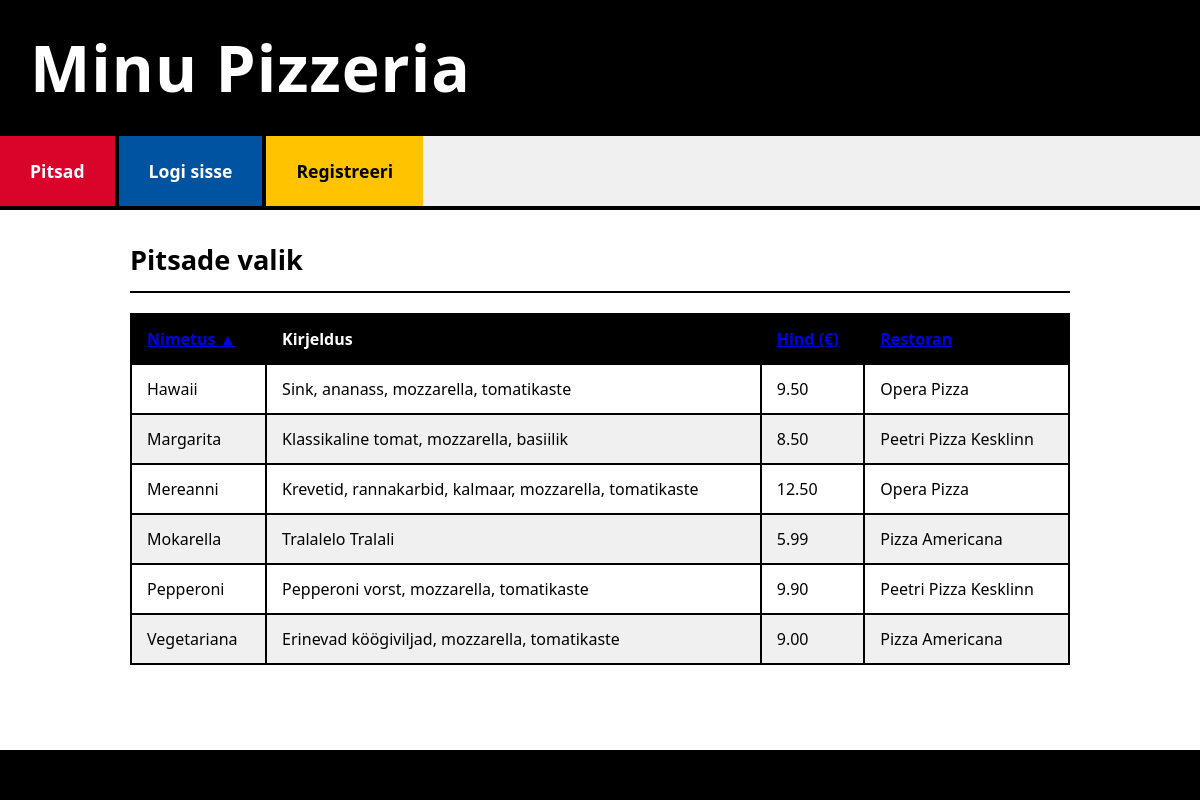
/ulesanne/pizzas_list.php, run on the app's committed database.
### tables this page shows
CREATE TABLE `pitsad` (
  `PitsaID` int(11) NOT NULL,
  `Nimetus` varchar(100) NOT NULL,
  `Kirjeldus` text DEFAULT NULL,
  `Hind` decimal(10,2) NOT NULL,
  `RestoranID` int(11) DEFAULT NULL
);

CREATE TABLE `pitsarestoranid` (
  `RestoranID` int(11) NOT NULL,
  `Nimi` varchar(255) NOT NULL,
  `Aadress` text DEFAULT NULL,
  `Telefon` varchar(50) DEFAULT NULL,
  `AvatudAlates` time DEFAULT NULL,
  `AvatudKuni` time DEFAULT NULL
);

### ulesanne/abifunktsioonid.php (called while the page is built, shortened)
<?php
function on_sisse_logitud() {
    return isset($_SESSION['kasutaja_id']);
}
function saa_koik_pitsad($sort_column = 'p.Nimetus', $sort_direction = 'ASC') {
    global $yhendus;
    $pitsad = [];
    $allowed_sort_columns = ['p.Nimetus', 'p.Hind', 'pr.Nimi'];
    $allowed_sort_directions = ['ASC', 'DESC'];
    $sql = "SELECT p.*, pr.Nimi as RestoraniNimi
            FROM pitsad p
            LEFT JOIN pitsarestoranid pr ON p.RestoranID = pr.RestoranID
            ORDER BY " . $yhendus->real_escape_string($sort_column) . " " . $yhendus->real_escape_string($sort_direction);
    $result = $yhendus->query($sql);
    if ($result->num_rows > 0) {
        while ($row = $result->fetch_assoc()) {
            $pitsad[] = $row;
        }
    }
    return $pitsad;
}
?>

### ulesanne/pizzas_list.php (the view, shortened to what this page needs)
<?php
require_once('conf3.php');
require_once('abifunktsioonid.php');
$sort_column = isset($_GET['sort']) ? $_GET['sort'] : 'p.Nimetus';
$sort_direction = isset($_GET['dir']) ? strtoupper($_GET['dir']) : 'ASC';
$allowed_get_sort_columns = [
    'nimetus' => 'p.Nimetus',
    'hind' => 'p.Hind',
    'restoran' => 'pr.Nimi'
];
if (isset($allowed_get_sort_columns[$sort_column])) {
    $db_sort_column = $allowed_get_sort_columns[$sort_column];
} else {
    $db_sort_column = 'p.Nimetus';
}
$pitsad = saa_koik_pitsad($db_sort_column, $sort_direction);
require_once('header.php');
?>
    <div class="content-block">
        <h2>Pitsade valik</h2>
        <?php if (!empty($pitsad)): ?>
            <table>
                <thead>
                <tr>
                    <th>
                        <a href="pizzas_list.php?sort=nimetus&dir=<?php echo ($sort_column == 'nimetus' && $sort_direction == 'ASC') ? 'DESC' : 'ASC'; ?>">
                            Nimetus <?php if ($sort_column == 'nimetus') echo ($sort_direction == 'ASC' ? '▲' : '▼'); ?>
                        </a>
                    </th>
                    <th>Kirjeldus</th>
                    <th>
                        <a href="pizzas_list.php?sort=hind&dir=<?php echo ($sort_column == 'hind' && $sort_direction == 'ASC') ? 'DESC' : 'ASC'; ?>">
                            Hind (€) <?php if ($sort_column == 'hind') echo ($sort_direction == 'ASC' ? '▲' : '▼'); ?>
                        </a>
                    </th>
                    <th>
                        <a href="pizzas_list.php?sort=restoran&dir=<?php echo ($sort_column == 'restoran' && $sort_direction == 'ASC') ? 'DESC' : 'ASC'; ?>">
                            Restoran <?php if ($sort_column == 'restoran') echo ($sort_direction == 'ASC' ? '▲' : '▼'); ?>
                        </a>
                    </th>
                </tr>
                </thead>
                <tbody>
                <?php foreach ($pitsad as $pitsa): ?>
                    <tr>
                        <td><?php echo htmlspecialchars($pitsa['Nimetus']); ?></td>
                        <td><?php echo nl2br(htmlspecialchars($pitsa['Kirjeldus'])); ?></td>
                        <td><?php echo htmlspecialchars(number_format($pitsa['Hind'], 2)); ?></td>
                        <td><?php echo htmlspecialchars($pitsa['RestoraniNimi'] ?? 'N/A'); ?></td>
                    </tr>
                <?php endforeach; ?>
                </tbody>
            </table>
        <?php else: ?>
            <p>Hetkel ei ole ühtegi pitsat saadaval.</p>
            <?php if ($yhendus->error) echo "<p style='color:red'>Andmebaasi viga: " . htmlspecialchars($yhendus->error) . "</p>";  ?>
        <?php endif; ?>
    </div>
<?php
require_once('footer.php');
?>

### ulesanne/header.php (shortened to what this page needs)
<?php
require_once('conf3.php');
require_once('abifunktsioonid.php');
?>
<!DOCTYPE html>
<html lang="et">
<head>
</head>
<body>
<div id="site-wrapper">
    <header class="site-header">
        <h1><a href="index.php">Minu Pizzeria</a></h1>
    </header>
    <nav class="main-nav">
        <ul>
            <li><a href="pizzas_list.php">Pitsad</a></li>
            <?php if (on_sisse_logitud()): ?>
                <?php if (on_admin()): ?>
                <?php endif; ?>
                <li><a href="logout.php">Logi välja</a></li>
            <?php else: ?>
                <li><a href="login.php">Logi sisse</a></li>
                <li><a href="register.php">Registreeri</a></li>
            <?php endif; ?>
        </ul>
    </nav>
    <main class="content-area">
        <div class="container-inner">

### ulesanne/footer.php (shortened to what this page needs)
</div>
</main>
<footer class="site-footer">
</footer>
</div>
</body>
</html>

### ulesanne/header.php (style rules this page uses)
* { box-sizing: border-box; margin: 0; padding: 0; }
body { font-family: 'Segoe UI', Arial, sans-serif; background-color: #E0E0E0; color: #000000; line-height: 1.5; }
#site-wrapper { display: flex; flex-direction: column; min-height: 100vh; }
header.site-header { background-color: #000000; color: white; padding: 20px 30px; text-align: left; }
header.site-header h1 a { color: white; text-decoration: none; font-weight: 600; font-size: 2em; letter-spacing: 1px; }
nav.main-nav { background-color: #F0F0F0; border-bottom: 4px solid #000000; }
nav.main-nav ul { list-style-type: none; display: flex; justify-content: flex-start; height: 70px; }
nav.main-nav ul li { border-right: 4px solid #000000; }
nav.main-nav ul li:last-child { border-right: none; }
nav.main-nav ul li a { display: flex; align-items: center; justify-content: center; height: 100%; padding: 0 30px; text-decoration: none; font-weight: 600; font-size: 1.1em; color: #FFFFFF; transition: opacity 0.2s ease-in-out; }
nav.main-nav ul li a[href="pizzas_list.php"], nav.main-nav ul li a[href="index.php"] { background-color: #D90429; }
nav.main-nav ul li a[href="login.php"] { background-color: #0053A0; }
nav.main-nav ul li a[href="register.php"] { background-color: #FFC300; color: #000000; }
main.content-area { flex-grow: 1; padding: 0; background-color: #FFFFFF; }
.container-inner { max-width: 1000px; margin: 0 auto; padding: 0; }
.content-block { padding: 30px; border-bottom: 4px solid #000000; }
.content-block:last-child { border-bottom: none; }
.content-block h2 { font-size: 1.7em; color: #000000; margin-bottom: 20px; padding-bottom: 10px; border-bottom: 2px solid #000000; font-weight: 600; }
table { width: 100%; border-collapse: collapse; margin-top: 10px; }
th, td { border: 2px solid #000000; padding: 12px 15px; text-align: left; background-color: #FFFFFF; }
th { background-color: #000000; color: white; font-weight: 600; }
tr:nth-child(even) td { background-color: #F0F0F0; }
footer.site-footer { text-align: center; padding: 25px; background-color: #000000; color: #A0A0A0; font-size: 0.9em; }

### data on the page
pitsad: Nimetus "Hawaii", Kirjeldus "Sink, ananass, mozzarella, tomatikaste", Hind "9.50", RestoranID.Nimi "Opera Pizza"
pitsad: Nimetus "Margarita", Kirjeldus "Klassikaline tomat, mozzarella, basiilik", Hind "8.50", RestoranID.Nimi "Peetri Pizza Kesklinn"
pitsad: Nimetus "Mereanni", Kirjeldus "Krevetid, rannakarbid, kalmaar, mozzarella, tomatikaste", Hind "12.50", RestoranID.Nimi "Opera Pizza"
pitsad: Nimetus "Mokarella", Kirjeldus "Tralalelo Tralali", Hind "5.99", RestoranID.Nimi "Pizza Americana"
pitsad: Nimetus "Pepperoni", Kirjeldus "Pepperoni vorst, mozzarella, tomatikaste", Hind "9.90", RestoranID.Nimi "Peetri Pizza Kesklinn"
pitsad: Nimetus "Vegetariana", Kirjeldus "Erinevad köögiviljad, mozzarella, tomatikaste", Hind "9.00", RestoranID.Nimi "Pizza Americana"
